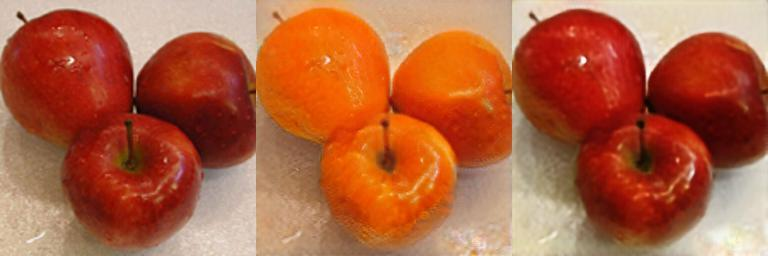
#> input picture code/v5_cycleGAN/Pictures/Test/apple2orange/testA/n07740461_1191.jpg, 768 x 256 px, given as the content of the folder ../../data/night2day_pix2pix/train, which was not available
$ python process_pix2pix_to_CycleGAN.py   (older library calls are emulated)
#> lines starting #> are read from the running program, lines starting #| are printed output that depends on the picture; pictures that were not available may be replaced by others from this repository, and a replacement may not be noted
import glob
import scipy.misc
import numpy as np

dataset_pix2p = "../../data/night2day_pix2pix"
dataset_destn = "../../data/night2day"
### There are 17823 training images, 10 validation images, 2287 test images
### There are 20000 images in total!
### Each image has shape of (256, 512, 3)

trn_img_list  = glob.glob(dataset_pix2p + '/train/*.jpg')
val_img_list  = glob.glob(dataset_pix2p + '/val/*.jpg')
tst_img_list  = glob.glob(dataset_pix2p + '/test/*.jpg')

width = 256

# Unpair images for CycleGAN!!
# Gather train and validation images and put them in trainA/B folders
trn_count = 0
for i in range(len(trn_img_list)):
	path = trn_img_list[i]
	img = scipy.misc.imread(path).astype(np.uint8)
#> img is the input picture: shape (256, 768, 3); mean R, G, B 176.7, 97.8, 65
	img_a = img[:,:width,:]
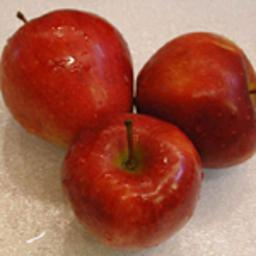
#> img_a: shape (256, 256, 3); mean R, G, B 159.7, 88.7, 70.3
	img_b = img[:,width:,:]
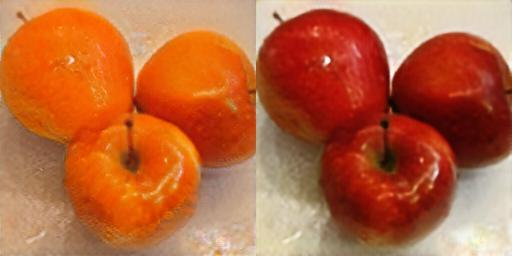
#> img_b: shape (256, 512, 3); mean R, G, B 185.2, 102.4, 62.4
	img_name = 'trn_' + path.split('/')[-1]
	scipy.misc.imsave(dataset_destn + "/trainA/" + img_name, img_a)
	scipy.misc.imsave(dataset_destn + "/trainB/" + img_name, img_b)
	trn_count += 1

print('train folder is parsed!')

for i in range(len(val_img_list)):
	path = val_img_list[i]
	img = scipy.misc.imread(path).astype(np.uint8)
	img_a = img[:,:width,:]
	img_b = img[:,width:,:]
	img_name = 'val_' + path.split('/')[-1]
	scipy.misc.imsave(dataset_destn + "/trainA/" + img_name, img_a)
	scipy.misc.imsave(dataset_destn + "/trainB/" + img_name, img_b)
	trn_count += 1

print('val folder is parsed!')

# Gather test images and put them in testA/B folders
tst_count = 0
for i in range(len(tst_img_list)):
	path = tst_img_list[i]
	img = scipy.misc.imread(path).astype(np.uint8)
	img_a = img[:,:width,:]
	img_b = img[:,width:,:]
	img_name = 'tst_' + path.split('/')[-1]
	scipy.misc.imsave(dataset_destn + "/testA/" + img_name, img_a)
	scipy.misc.imsave(dataset_destn + "/testB/" + img_name, img_b)
	tst_count += 1

print('test folder is parsed!')
print("Each Train folder has %d images." %(trn_count))
print("Each Test  folder has %d images." %(tst_count))

# Each Train folder has 17833 images.
# Each Test  folder has 2287 images.

$ run again, on code/v5_cycleGAN/Pictures/Test/horse2zebra/testA/n02381460_8980.jpg
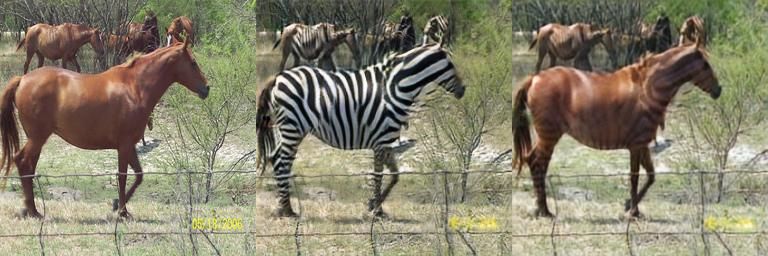
#> input picture code/v5_cycleGAN/Pictures/Test/horse2zebra/testA/n02381460_8980.jpg, 768 x 256 px, given as the content of the folder ../../data/night2day_pix2pix/train, which was not available
#> img is the input picture: shape (256, 768, 3); mean R, G, B 135.2, 130.1, 108.3
#> `img_a = img[:,:width,:]`:
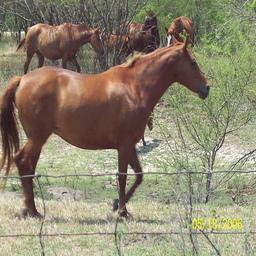
#> img_a: shape (256, 256, 3); mean R, G, B 141.4, 133.5, 111.1
#> `img_b = img[:,width:,:]`:
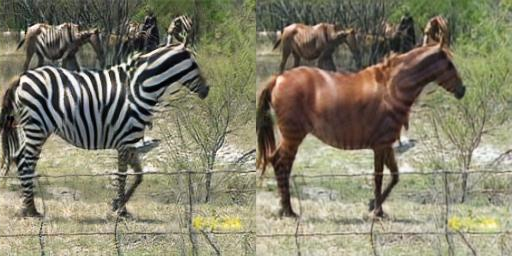
#> img_b: shape (256, 512, 3); mean R, G, B 132.1, 128.5, 106.9

$ run again, on code/v5_cycleGAN/Pictures/Test/horse2zebra/testB/n02391049_80.jpg
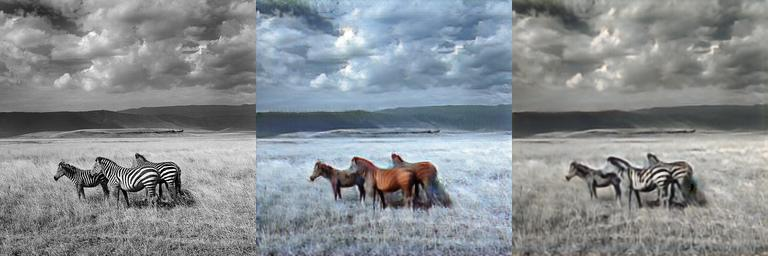
#> input picture code/v5_cycleGAN/Pictures/Test/horse2zebra/testB/n02391049_80.jpg, 768 x 256 px, given as the content of the folder ../../data/night2day_pix2pix/train, which was not available
#> img is the input picture: shape (256, 768, 3); mean R, G, B 135.6, 140.8, 144.7
#> `img_a = img[:,:width,:]`:
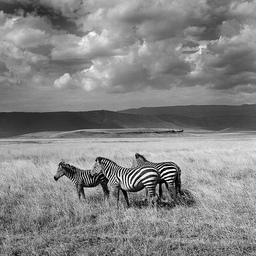
#> img_a: shape (256, 256, 3); mean R, G, B 133.3, 133.4, 133.4
#> `img_b = img[:,width:,:]`:
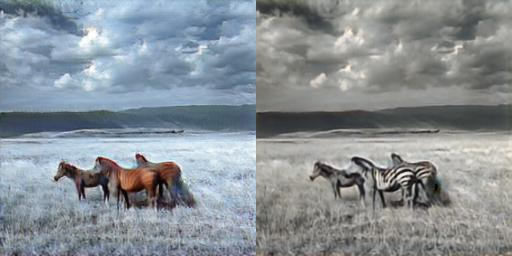
#> img_b: shape (256, 512, 3); mean R, G, B 136.8, 144.5, 150.4

$ run again, on code/v5_cycleGAN/Pictures/Test/horse2zebra/testB/n02391049_9900.jpg
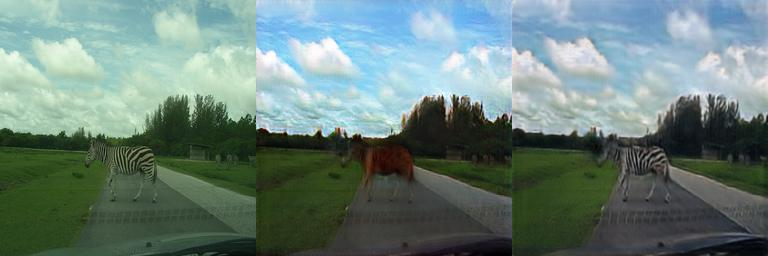
#> input picture code/v5_cycleGAN/Pictures/Test/horse2zebra/testB/n02391049_9900.jpg, 768 x 256 px, given as the content of the folder ../../data/night2day_pix2pix/train, which was not available
#> img is the input picture: shape (256, 768, 3); mean R, G, B 106.7, 128.8, 122.2
#> `img_a = img[:,:width,:]`:
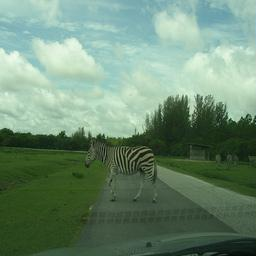
#> img_a: shape (256, 256, 3); mean R, G, B 109.5, 138.7, 115.4
#> `img_b = img[:,width:,:]`:
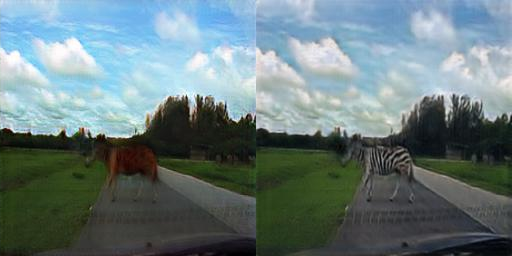
#> img_b: shape (256, 512, 3); mean R, G, B 105.3, 123.9, 125.7
